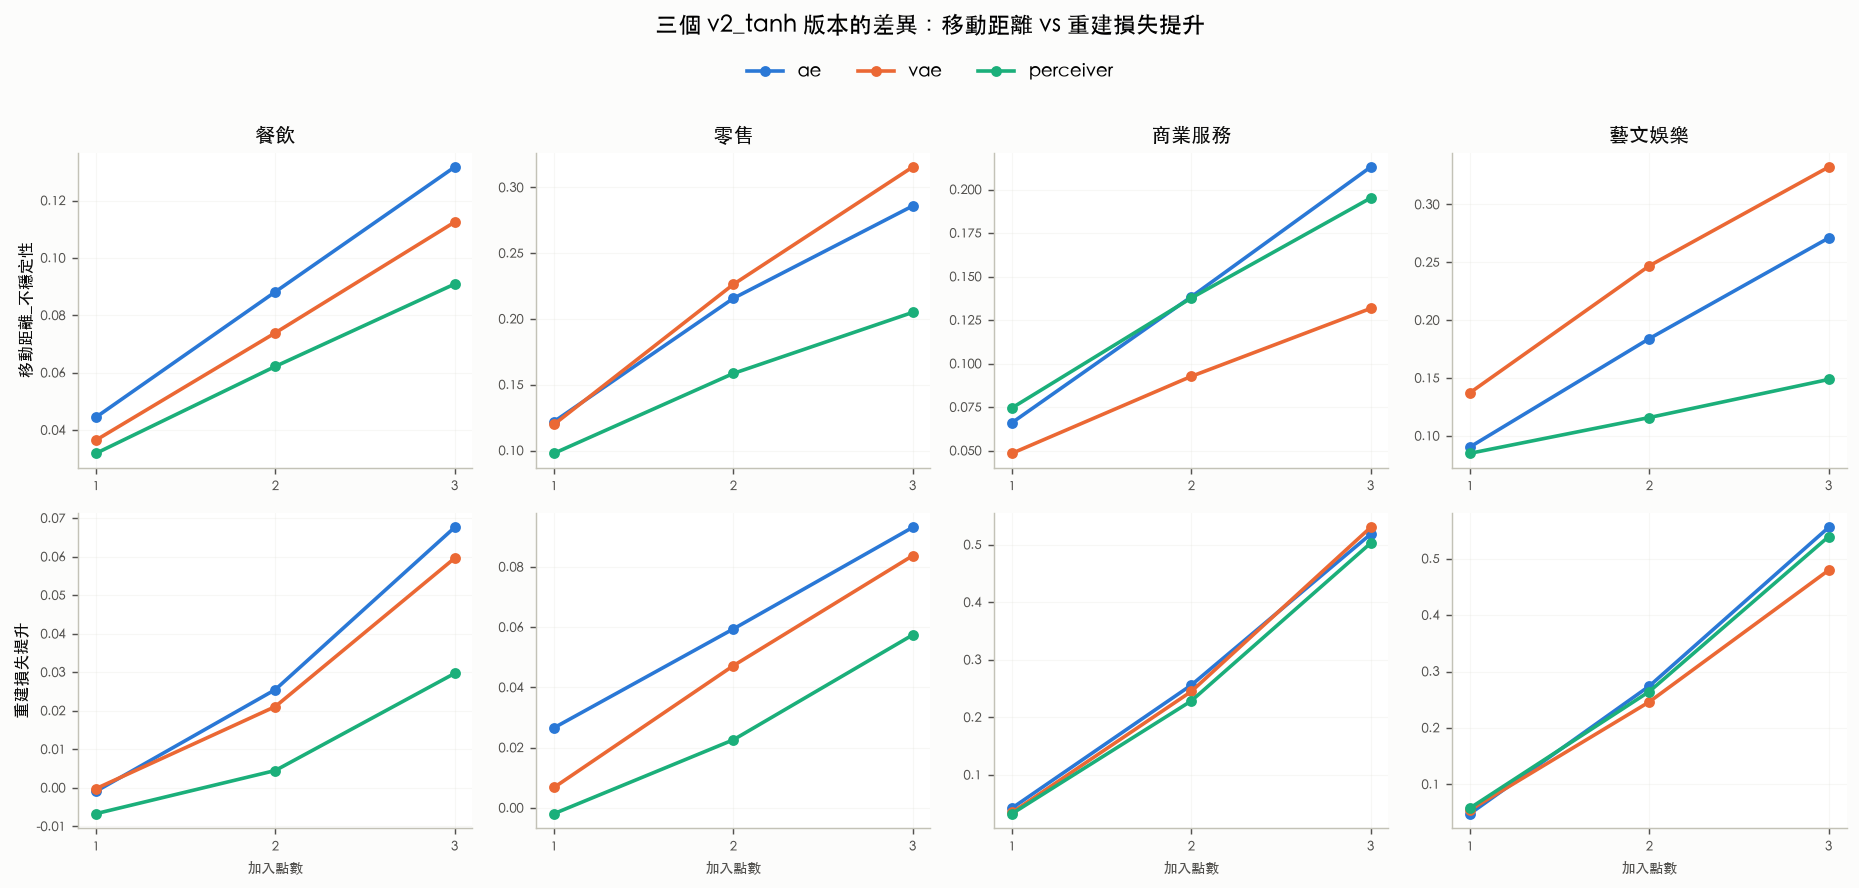

Here is the Python script that generated this plot:
"""把 v2_tah_outlier_table_experience.py 存的三個版本 csv 讀進來，畫成一張圖
比較 v2_tanh_ae / v2_tanh_vae / v2_tanh_perceiver 三者的差異：同一個類別、
同一個加入點數下，誰移動得比較多（不穩定性）、誰的重建損失提升得比較多。

兩個指標尺度差很多，分開兩列畫（不共用 y 軸），每欄是一個類別，
每條線是一個版本。先跑 v2_tah_outlier_table_experience.py 才有 csv 可讀。
"""

import os
import sys

import pandas as pd
import matplotlib as mpl
import matplotlib.pyplot as plt

ROOT = os.path.abspath(f"{os.path.dirname(__file__)}/..")
sys.path.insert(0, ROOT)

VERSIONS = ["v2_tanh_ae", "v2_tanh_vae", "v2_tanh_perceiver"]
METRICS = ["移動距離_不穩定性", "重建損失提升"]
OUT = os.path.join(ROOT, "lab", "v2_tah_outlier_table_compare.png")

# 驗證過、CVD 安全的三色（dataviz skill 的 categorical 前三格，all-pairs 過關）
COLORS = {"v2_tanh_ae": "#2a78d6", "v2_tanh_vae": "#eb6834", "v2_tanh_perceiver": "#1baf7a"}
LABELS = {"v2_tanh_ae": "ae", "v2_tanh_vae": "vae", "v2_tanh_perceiver": "perceiver"}

mpl.rcParams["font.family"] = ["Heiti TC"]
mpl.rcParams["axes.unicode_minus"] = False
mpl.rcParams["figure.dpi"] = 130


def load_all():
    dfs = []
    for v in VERSIONS:
        path = os.path.join(ROOT, "lab", f"v2_tah_outlier_table_experience_{v}.csv")
        df = pd.read_csv(path)
        df["version"] = v
        dfs.append(df)
    return pd.concat(dfs, ignore_index=True)


def style(ax):
    ax.tick_params(labelsize=7, colors="#52514e")
    ax.grid(alpha=0.25, linewidth=0.6, color="#e1e0d9")
    for sp in ax.spines.values():
        sp.set_color("#c3c2b7")
        sp.set_linewidth(0.8)
    ax.spines["top"].set_visible(False)
    ax.spines["right"].set_visible(False)


def main():
    df = load_all()
    cats = list(df["類別"].unique())

    fig, axes = plt.subplots(len(METRICS), len(cats),
                             figsize=(3.6 * len(cats), 3.2 * len(METRICS)),
                             squeeze=False)

    for row, metric in enumerate(METRICS):
        for col, cat in enumerate(cats):
            ax = axes[row, col]
            sub = df[df["類別"] == cat]
            for v in VERSIONS:
                s = sub[sub["version"] == v].sort_values("加入點數")
                ax.plot(s["加入點數"], s[metric], marker="o", ms=5, lw=2,
                        color=COLORS[v], label=LABELS[v])
            style(ax)
            if row == 0:
                ax.set_title(cat, fontsize=11, color="#0b0b0b")
            if col == 0:
                ax.set_ylabel(metric, fontsize=9, color="#0b0b0b")
            if row == len(METRICS) - 1:
                ax.set_xlabel("加入點數", fontsize=8, color="#52514e")
            ax.set_xticks(sorted(df["加入點數"].unique()))

    handles, labels = axes[0, 0].get_legend_handles_labels()
    fig.legend(handles, labels, loc="upper center", ncol=len(VERSIONS),
              bbox_to_anchor=(0.5, 1.02), fontsize=10, frameon=False)

    fig.suptitle("三個 v2_tanh 版本的差異：移動距離 vs 重建損失提升", fontsize=13, y=1.06)
    fig.tight_layout()
    fig.savefig(OUT, bbox_inches="tight", facecolor="#fcfcfb")
    print(f"已存 {OUT}")


main()
